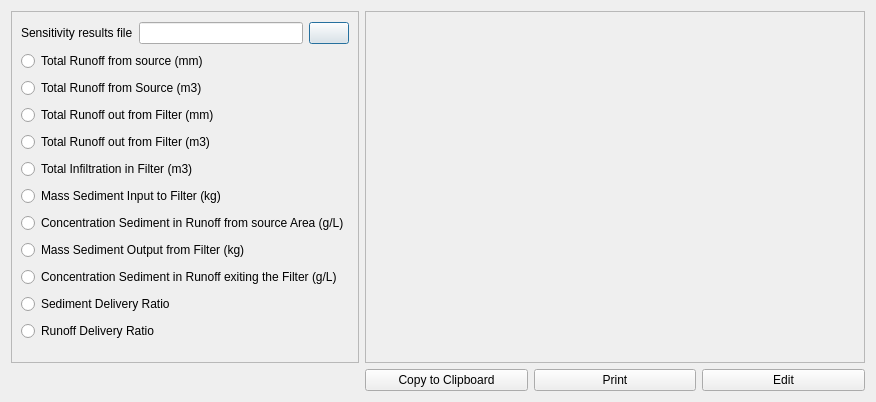
<?xml version="1.0" encoding="UTF-8"?>
<ui version="4.0">
 <class>Dialog</class>
 <widget class="QDialog" name="Dialog">
  <property name="geometry">
   <rect>
    <x>0</x>
    <y>0</y>
    <width>841</width>
    <height>402</height>
   </rect>
  </property>
  <property name="windowTitle">
   <string>Dialog</string>
  </property>
  <layout class="QGridLayout" name="gridLayout_2">
   <item row="0" column="0">
    <widget class="QFrame" name="frame">
     <property name="frameShape">
      <enum>QFrame::StyledPanel</enum>
     </property>
     <property name="frameShadow">
      <enum>QFrame::Raised</enum>
     </property>
     <layout class="QGridLayout" name="gridLayout">
      <item row="2" column="0">
       <widget class="QRadioButton" name="radioButton_2">
        <property name="text">
         <string>Total Runoff from Source (m3)</string>
        </property>
       </widget>
      </item>
      <item row="9" column="0">
       <widget class="QRadioButton" name="radioButton_9">
        <property name="text">
         <string>Concentration Sediment in Runoff exiting the Filter (g/L)</string>
        </property>
       </widget>
      </item>
      <item row="6" column="0">
       <widget class="QRadioButton" name="radioButton_6">
        <property name="text">
         <string>Mass Sediment Input to Filter (kg)</string>
        </property>
       </widget>
      </item>
      <item row="11" column="0">
       <widget class="QRadioButton" name="radioButton_10">
        <property name="text">
         <string>Runoff Delivery Ratio</string>
        </property>
       </widget>
      </item>
      <item row="10" column="0">
       <widget class="QRadioButton" name="radioButton_11">
        <property name="text">
         <string>Sediment Delivery Ratio</string>
        </property>
       </widget>
      </item>
      <item row="1" column="0">
       <widget class="QRadioButton" name="radioButton">
        <property name="text">
         <string>Total Runoff from source (mm)</string>
        </property>
       </widget>
      </item>
      <item row="3" column="0">
       <widget class="QRadioButton" name="radioButton_3">
        <property name="text">
         <string>Total Runoff out from Filter (mm)</string>
        </property>
       </widget>
      </item>
      <item row="5" column="0">
       <widget class="QRadioButton" name="radioButton_5">
        <property name="text">
         <string>Total Infiltration in Filter (m3)</string>
        </property>
       </widget>
      </item>
      <item row="7" column="0">
       <widget class="QRadioButton" name="radioButton_7">
        <property name="text">
         <string>Concentration Sediment in Runoff from source Area (g/L)</string>
        </property>
       </widget>
      </item>
      <item row="8" column="0">
       <widget class="QRadioButton" name="radioButton_8">
        <property name="text">
         <string>Mass Sediment Output from Filter (kg)</string>
        </property>
       </widget>
      </item>
      <item row="4" column="0">
       <widget class="QRadioButton" name="radioButton_4">
        <property name="text">
         <string>Total Runoff out from Filter (m3)</string>
        </property>
       </widget>
      </item>
      <item row="0" column="0">
       <layout class="QHBoxLayout" name="horizontalLayout">
        <item>
         <widget class="QLabel" name="label">
          <property name="text">
           <string>Sensitivity results file</string>
          </property>
         </widget>
        </item>
        <item>
         <widget class="QLineEdit" name="csv_results"/>
        </item>
        <item>
         <widget class="QPushButton" name="browse">
          <property name="text">
           <string/>
          </property>
         </widget>
        </item>
       </layout>
      </item>
     </layout>
    </widget>
   </item>
   <item row="0" column="1">
    <widget class="QFrame" name="frame_2">
     <property name="minimumSize">
      <size>
       <width>500</width>
       <height>0</height>
      </size>
     </property>
     <property name="frameShape">
      <enum>QFrame::StyledPanel</enum>
     </property>
     <property name="frameShadow">
      <enum>QFrame::Raised</enum>
     </property>
    </widget>
   </item>
   <item row="1" column="1">
    <layout class="QHBoxLayout" name="horizontalLayout_2">
     <item>
      <widget class="QPushButton" name="pushButton_2">
       <property name="text">
        <string>Copy to Clipboard</string>
       </property>
      </widget>
     </item>
     <item>
      <widget class="QPushButton" name="pushButton">
       <property name="text">
        <string>Print</string>
       </property>
      </widget>
     </item>
     <item>
      <widget class="QPushButton" name="pushButton_4">
       <property name="text">
        <string>Edit</string>
       </property>
      </widget>
     </item>
    </layout>
   </item>
  </layout>
 </widget>
 <resources/>
 <connections/>
</ui>
